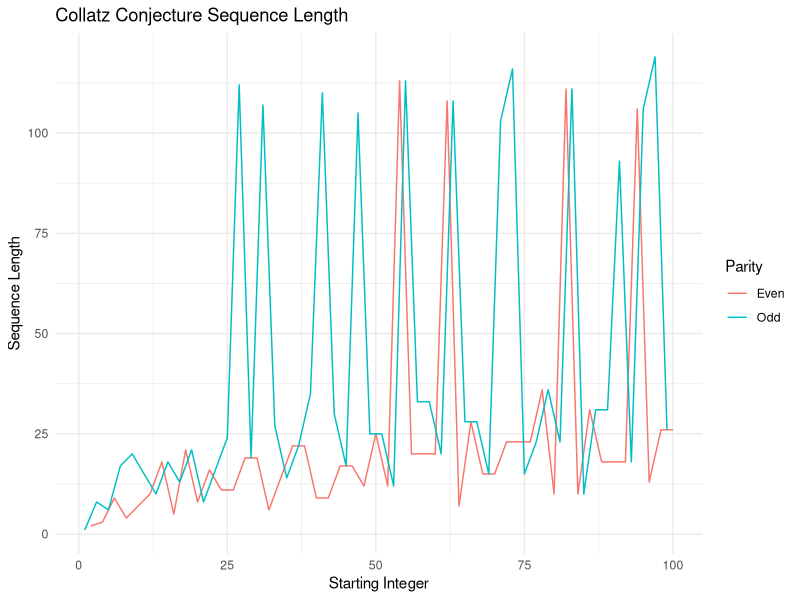

Write R code to recreate this figure.
library(tidyverse)

gen_collatz_length <- function(n) {
 if (n == 1) return(1)
 length <- 1
 while (n !=1) {
 if (n %% 2 == 0) {
  n <- n/2
} else {
 n <- 3* n +1
} 
length <- length +1 
}
return(length)
}

collatz_length_df <- tibble(
start = 1:100,
length = map_dbl(start, gen_collatz_length),
parity = ifelse (start %%2==0, 'Even', 'Odd'))

ggplot(collatz_length_df, aes(x= start, y= length, color = parity)) +
geom_line() +
labs(title = "Collatz Conjecture Sequence Length", 
        x= "Starting Integer",
        y = "Sequence Length",
        color = "Parity"
 ) +

theme_minimal()
